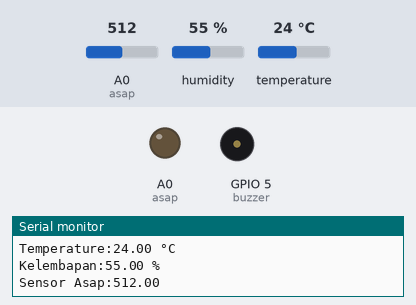
Recording of a sketch running on a simulated ESP8266 (NodeMCU). Parts: output pins drawn as LEDs (lit = HIGH), buzzer (waves = sounding), the last lines printed to the serial monitor. Inputs (shaded band) come from the test bench; at power-on: A0 (asap) = 512, humidity 55 %, temperature 24 °C. WiFi joins after 1.5 s; servers stay silent unless stated; network time is answered at once with the bench clock; uploads are accepted with an empty reply; the local clock reads 2024-03-15 10:24:30 at power-on unless the sketch sets it.

Above: at 2.8 s.
2.9 s: A0 (asap) set to 214
5.8 s: A0 (asap) set to 183
At 9.2 s:
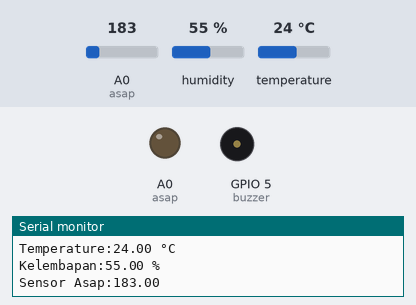
9.5 s: A0 (asap) set to 210
At 13.5 s:
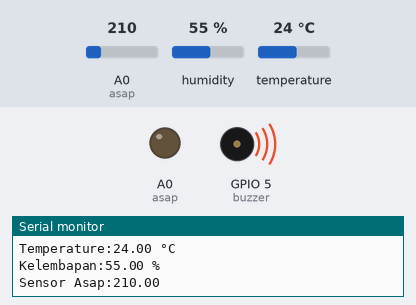
13.9 s: A0 (asap) set to 190
At 15.8 s:
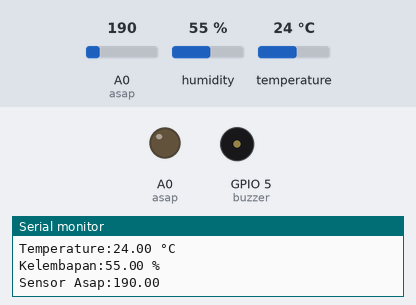
Timing chart, 0 to 17.3 s (numbered marks = the images above; inputs shaded):
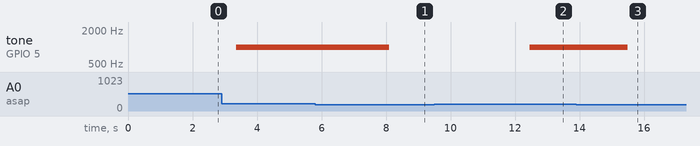

The sketch:

projectmysql.ino
```cpp
#include <MQ2.h>
#include <ESP8266WiFi.h>
#include <WiFiClient.h>
#include <ESP8266HTTPClient.h>
#include <DHT.h>
#include <SoftwareSerial.h>
#include <FirebaseArduino.h>
#include <ArduinoJson.h>
#include <TimeLib.h>
#include <WiFiUdp.h>
#include <NTPClient.h>

#define FIREBASE_HOST "iotproject-7f7d4-default-rtdb.firebaseio.com"
#define FIREBASE_AUTH "4PpCsBK91O3fqMimzfT7qwN2FSgvXjK5OdlKjije"
//firebase project setting/ service accounts/secret

const byte asap = A0;
//const byte led = 4;
const byte buzzer = 5;
int batasacuan =200;

const long utcOffsetInSeconds = 25200;  // set offset
WiFiUDP ntpUDP;

NTPClient timeClient(ntpUDP, "id.pool.ntp.org", utcOffsetInSeconds);

char Time[ ] = "00:00:00";
char Date[ ] = "00/00/2000";
byte last_second, second_, minute_, hour_, day_, month_;
int year_;
String kondisi;

#define DHTPIN 2
#define DHTTYPE DHT11
DHT dht(DHTPIN, DHTTYPE);

const char* ssid     = "Jay";
const char* password = "jjjjaayy";
const char* host = "192.168.43.2";


void setup()
{
    Serial.begin(115200);
    dht.begin();
    pinMode(asap, INPUT);
//    pinMode(led, OUTPUT);
    pinMode(asap, OUTPUT);
    // We start by connecting to a WiFi network

    Serial.println();
    Serial.println();
    Serial.print("Connecting to ");
    Serial.println(ssid);

    WiFi.begin(ssid, password);

    while (WiFi.status() != WL_CONNECTED) {
        delay(500);
        Serial.print(".");
    }

    Serial.println("");
    Serial.println("WiFi connected");
    Serial.println("IP address: ");
    Serial.println(WiFi.localIP());

    Firebase.begin(FIREBASE_HOST,FIREBASE_AUTH);
    timeClient.begin();
    delay(100);
}

void loop()
{
  float sensor = analogRead(asap);
  float temperature = dht.readTemperature();
  float humidity = dht.readHumidity();
  timeClient.update();
  unsigned long unix_epoch = timeClient.getEpochTime();

  second_ = second(unix_epoch);
  if (last_second != second_) {

    minute_ = minute(unix_epoch);
    hour_   = hour(unix_epoch);
    day_    = day(unix_epoch);
    month_  = month(unix_epoch);
    year_   = year(unix_epoch);

    Time[7] = second_ % 10 + 48;
    Time[6] = second_ / 10 + 48;
    Time[4]  = minute_ % 10 + 48;
    Time[3]  = minute_ / 10 + 48;
    Time[1]  = hour_   % 10 + 48;
    Time[0]  = hour_   / 10 + 48;

    Date[0]  = day_   / 10 + 48;
    Date[1]  = day_   % 10 + 48;
    Date[3]  = month_  / 10 + 48;
    Date[4]  = month_  % 10 + 48;
    Date[8] = (year_   / 10) % 10 + 48;
    Date[9] = year_   % 10 % 10 + 48;

    Serial.println(Time);
    Serial.println(Date);
    last_second = second_;

    Serial.print("connecting to ");
    Serial.println(host);
    Serial.print("Temperature:");
    Serial.print(temperature);
    Serial.println(" °C");
    Serial.print("Kelembapan:");
    Serial.print(humidity);
    Serial.println(" %");
    Serial.print("Sensor Asap:");
    Serial.println(sensor);

    Firebase.setFloat("Temperature", temperature);
    Firebase.setFloat("Humidity", humidity);
    Firebase.setFloat("Sensor Api", sensor);
    Firebase.setString("Tanggal", Date);
    Firebase.setString("Waktu", Time);

   if(temperature<=34){
    Firebase.setString("Kondisi", kondisi = "Suhu Normal");
  } else{
    Firebase.setString("Kondisi", kondisi = "Suhu Panas");
  }


    // Use WiFiClient class to create TCP connections
    WiFiClient client;
    const int httpPort = 80;
    HTTPClient http;

    if (!client.connect(host, httpPort)) {
        Serial.println("connection failed");
        return;
    }

    String Link;
    Link = "http://" + String(host) + "/iottugasversi2/datasensor.php?temperature=" + String(temperature) + "&kelembapan=" + String(humidity) + "&sensorapi=" + String(sensor);

    http.begin(Link);
    http.GET();

    String respon = http.getString();
    Serial.println(respon);
    http.end();
  }

    if (sensor > batasacuan)
   {
//     digitalWrite(led, HIGH);
     kirimnotifikasi("Alarm Apps", "Terjadi Suhu Extrem");
     tone(buzzer, 1000);
   }
   else
   {
//     digitalWrite(led, LOW);
     noTone(buzzer);
   }
   if (Firebase.failed()){
    Serial.print("koneksi firebase error");
    Serial.println(Firebase.error());
    return;
  }
}

void kirimnotifikasi(String judul, String isi)
{
  judul.replace(" ", "%20");
  isi.replace(" ", "%20");
  const char* host = "192.168.43.2";
  WiFiClient client;
  HTTPClient http;
  if(!client.connect(host, 80)){
    Serial.println("Connection failed");
    return;
    }
    String Link;
    Link = "http://192.168.43.2/iottugasversi2/notif.php?judul=" + judul + "&isi=" + isi;

    http.begin(Link);
    http.GET();
    String respon = http.getString();
    Serial.println(respon);
    http.end();
}
```

Measured:
- after the input at 5.8 s, tone on GPIO 5 (buzzer): 1000 Hz → silent after 2.3 s
- after the input at 9.5 s, tone on GPIO 5 (buzzer): silent → 1000 Hz after 3.0 s
- after the input at 13.9 s, tone on GPIO 5 (buzzer): 1000 Hz → silent after 1.6 s
